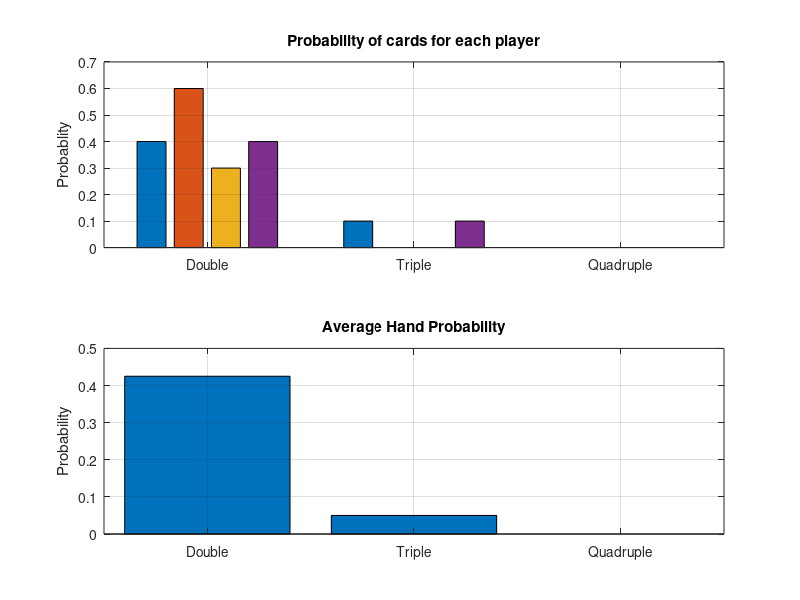

Recreate this plot in MATLAB.

%poker 
%Disclaimer: a lot of help was required for this excersise so the overall
%code was not done at the top of my head but was done with people's help and the internet 



Suit  = 1:13
%this is the deck of just hearts, clovers, spades, diamond 
Wholedeck     = repmat(Suit,1,4)
%produces four sets of suits to make whole deck (52 cards)
numCards= 52

Simulations = 10;
Players     = 4;
Hand  = 5;


counttotal     = zeros(3,Players)
%set up array used for the total cards in hand counting doubles triples
%quadruples 

for i = 1:Simulations,
     
      shuffle = randperm(numCards)
      %shuffle entire deck from 1 to 52 
      deckShuffled = Wholedeck(shuffle)
      %assign the values 1 to 13 to cards to distinguish suits
     
      deal = deckShuffled(1:Players*Hand)
      % Deal hands (5x cards a player)
      
      deal = reshape(deal,Players,Hand)
      %matrix arrangement, 4x5 matrix for players (rows) and corresponding
      %cards (columns)
      
      deal_cards= deal'
      %transpose
      
      cardCount = histc(deal_cards,Suit)
      %count the frequency of each card number in the hands
      
      handCount = histc(cardCount,0:4)
     %maximum amount we can have card is 4 times therefore range 0 to 4 
     %count the frequency of having 0 cards of a type, 1 card of one type,
     %2 cards of one type up until 4 of a type
      
     Count = handCount(3:end,1:4)
     %counts of none or one are taken out 
    
      
    
     counttotal = counttotal + Count
     
     total_two= sum(counttotal(1,:))
     
     total_three= sum(counttotal(2,:))
     
     total_four= sum(counttotal(3,:))
 
     
for i = 1:4
y= deal_cards(:,i);
y_1= sort(y(:,1),'ascend')


for i=1:9
A= (i:i+1);
end 
if all(ismember(A,y_1)==1)

    
else 

end
end
end


% Plot results
figure;
subplot(2,1,1)
bar(counttotal./Simulations);
grid on;
title('Probability of cards for each player');
ylabel('Probablity')
set(gca,'XTick',1:3,'XTickLabel',{'Double','Triple',...
    'Quadruple'});
subplot(2,1,2)
bar(sum(counttotal,2)./(Simulations*Players));
grid on;
title('Average Hand Probability');
ylabel('Probability')
set(gca,'XTick',1:3,'XTickLabel',{'Double','Triple',...
    'Quadruple'});

%The model with several iterations does follow the expected pattern, for
%having a higher number of identicalcards for example triple, the
%probability is extremely low, while doubles are more frequent 
%this is best recognized by the graph Average Hand Probability